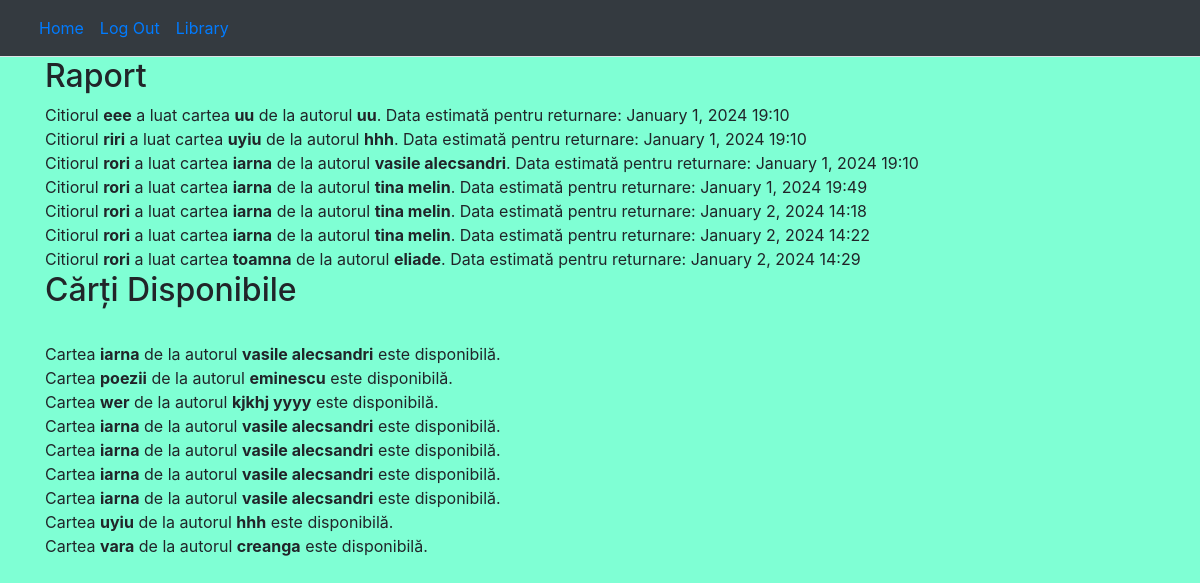
The app's page /welcome/raportare/ with its own data.
### logare/models.py (models this page shows, shortened)
class Inchiriere(models.Model):
    user = models.ForeignKey(User, on_delete=models.CASCADE)
    book = models.ForeignKey('Book', on_delete=models.CASCADE, null=True, blank=True)
    data_inchiriere = models.DateTimeField(default=timezone.now)
    def data_returnare_estimata(self):
        return self.data_inchiriere + timedelta(days=14)

class Book(models.Model):
    name = models.CharField(max_length=100)
    author = models.CharField(max_length=100)
    is_available = models.BooleanField(default=True)

### logare/views.py (the view)
# urls.py: path('raportare/', views.raportare_carti, name='raportare'),
def raportare_carti(request):
    inchirieri = Inchiriere.objects.all()
    books = Book.objects.all()
    return render(request, "adminSee/raportare.html", {'inchirieri': inchirieri, 'books':books})

### logare/templates/adminSee/raportare.html
{% extends "base.html" %}
{% block content %}
    <h2>Raport</h2>
    {% for inchirat in inchirieri %}
        Citiorul <strong>{{ inchirat.user.username }}</strong> a luat
        {% if inchirat.book %} cartea
    <strong>{{ inchirat.book.name }}</strong> de la autorul <strong>{{ inchirat.book.author }}</strong>.
            Data estimată pentru returnare: {{ inchirat.data_returnare_estimata|date:"F j, Y H:i" }}
        {% else %} o carte care nu mai există
        {% endif %}
        <br>
    {% endfor %}
    <h2>Cărți Disponibile</h2>
    {% for book in books %}
            {% if book.is_available%}
            <br>
        Cartea <strong> {{ book.name }}</strong> de la autorul <strong>{{ book.author }}</strong> este disponibilă.
        {% endif%}
    {% endfor %}
{% endblock %}

### logare/templates/base.html (shortened to what this page needs)
<!DOCTYPE html>
<html>
    <head>
        {% load bootstrap4 %}
        {% bootstrap_css %}
    </head>
    <body class="principal" style="background-color: aquamarine;">
        <nav class="navbar navbar-expand-lg bg-body-tertiary navbar bg-dark border-bottom border-body" data-bs-theme="dark">
            <div class="container-fluid">
              <div class="collapse navbar-collapse" id="navbarNav">
                <ul class="navbar-nav">
                  <li class="nav-item">
                    <a class="nav-link active" aria-current="page" href="{% url 'welcome' %}">Home</a>
                  </li>
                  <li class="nav-item">
                    <a class="nav-link" href="{% url 'logout'%}">Log Out</a>
                  </li>
                  <li class="nav-item">
                    <a class="nav-link" href="{% url 'library'%}">Library</a>
                  </li>
                </ul>
              </div>
            </div>
          </nav>
        <div class="container">
            {% block content %}
            {% endblock content %}
        </div>
    </body>
</html>

### records on screen
Inchiriere: user.username "eee", book.name "uu", book.author "uu", data_returnare_estimata "January 1, 2024 19:10"
Inchiriere: user.username "riri", book.name "uyiu", book.author "hhh", data_returnare_estimata "January 1, 2024 19:10"
Inchiriere: user.username "rori", book.name "iarna", book.author "vasile alecsandri", data_returnare_estimata "January 1, 2024 19:10"
Inchiriere: user.username "rori", book.name "iarna", book.author "tina melin", data_returnare_estimata "January 1, 2024 19:49"
Inchiriere: user.username "rori", book.name "iarna", book.author "tina melin", data_returnare_estimata "January 2, 2024 14:18"
Inchiriere: user.username "rori", book.name "iarna", book.author "tina melin", data_returnare_estimata "January 2, 2024 14:22"
Inchiriere: user.username "rori", book.name "toamna", book.author "eliade", data_returnare_estimata "January 2, 2024 14:29"
Book: name "iarna", author "vasile alecsandri"
Book: name "poezii", author "eminescu"
Book: name "wer", author "kjkhj yyyy"
Book: name "iarna", author "vasile alecsandri"
Book: name "iarna", author "vasile alecsandri"
Book: name "iarna", author "vasile alecsandri"
Book: name "iarna", author "vasile alecsandri"
Book: name "uyiu", author "hhh"
Book: name "vara", author "creanga"
